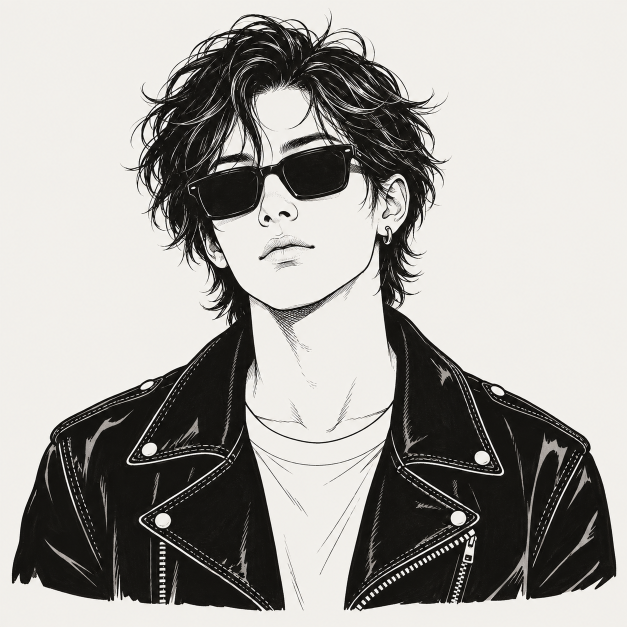
#> input picture dist/assets/ink-portrait.png, 1254 x 1254 px (shown at 1/2 size)
$ python build-icon.py ../../dist/assets/ink-portrait.png ../../dist/assets/ink-portrait.png
#> lines starting #> are read from the running program, lines starting #| are printed output that depends on the picture
#!/usr/bin/env python3
"""把图标源图转换成 macOS 26+ 合规的 1024x1024 图标底图。

为什么需要这一步（重要，别删）：
    macOS 26 / 27 收紧了应用图标的形状规则。判定条件是「边缘像素的 alpha」：
        alpha >= 253  -> 正常渲染（系统自己裁圆角）
        alpha <= 252  -> 被判定为「不合规图标」，强制套上一层灰色圆角方框
                         （社区称 gray box / squircle jail）
    而 AI 生成的源图几乎必然是「不透明区 alpha = 253 + 边缘抗锯齿与柔和阴影
    的中间 alpha 值」，正好踩中 <=252 这条线。

    所以这里做两件事：
      1. 裁掉柔和阴影，只保留实心主体，再用边缘像素外推把四角填满
         （得到一张满铺不透明的方图，交给系统裁圆角）；
      2. 把所有像素的 alpha 强制为 255，确保没有任何中间值。

    验证：Apple 开发者论坛 thread/797971（实验者 FB22801803）。

用法：
    /usr/bin/python3 desktop/tools/build-icon.py <源图> <输出1024图>
"""

import sys

from PIL import Image

CANVAS = 1024
SOLID_ALPHA = 128      # 判定「实心主体」的 alpha 阈值，用于裁掉柔和阴影
OPAQUE_ALPHA = 250     # 判定「可外推的实心像素」的阈值


def clamp_fill(image):
    """用最近的实心像素向外外推，填满透明区域（四角）。"""
    pixels = image.load()
    solid = image.split()[-1].point(lambda v: 255 if v >= OPAQUE_ALPHA else 0).load()
    w, h = image.size

    for y in range(h):
        last = None
        for x in range(w):
            if solid[x, y]:
                last = pixels[x, y]
            elif last is not None:
                pixels[x, y] = last
        last = None
        for x in range(w - 1, -1, -1):
            if solid[x, y]:
                last = pixels[x, y]
            elif last is not None:
                pixels[x, y] = last
    for x in range(w):
        last = None
        for y in range(h):
            if solid[x, y]:
                last = pixels[x, y]
            elif last is not None:
                pixels[x, y] = last
        last = None
        for y in range(h - 1, -1, -1):
            if solid[x, y]:
                last = pixels[x, y]
            elif last is not None:
                pixels[x, y] = last
    return image


def main():
    if len(sys.argv) != 3:
        sys.exit("用法: build-icon.py <源图> <输出1024图>")
    source, target = sys.argv[1], sys.argv[2]

    src = Image.open(source).convert("RGBA")
    alpha = src.split()[-1]
#> alpha: PIL image 1254x1254 L; every value is 255

    bbox = alpha.point(lambda v: 255 if v >= SOLID_ALPHA else 0).getbbox()
#> bbox = (0, 0, 1254, 1254)
    if not bbox:
        sys.exit("源图没有找到不透明主体，已停止。")

    art = src.crop(bbox).resize((CANVAS, CANVAS), Image.LANCZOS)
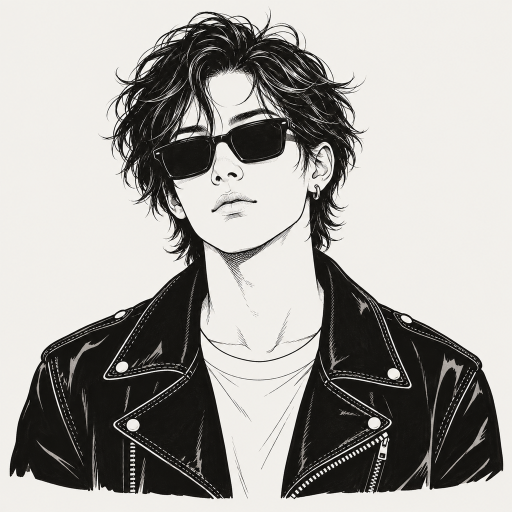
#> art: PIL image 1024x1024 RGBA (shown at 1/2 size); mean R, G, B, A 165.9, 163.9, 160.3, 255
    art = clamp_fill(art)
    art.putalpha(255)          # 关键：不留任何中间 alpha
    art.save(target)

    check = art.split()[-1].histogram()
#> check = 256 values from 0 to 1048576
    intermediate = sum(check[1:253])
#> intermediate = 0
    print(f"源图主体区域: {bbox}")
#| 源图主体区域: (0, 0, 1254, 1254)
    print(f"已写出: {target}")
    print(f"alpha 分布: 0={check[0]:,}  1~252={intermediate:,}  255={check[255]:,}")
#| alpha 分布: 0=0  1~252=0  255=1,048,576
    if intermediate:
        sys.exit(f"失败：仍有 {intermediate:,} 个中间 alpha 像素，会被系统套灰框。")


if __name__ == "__main__":
    main()
